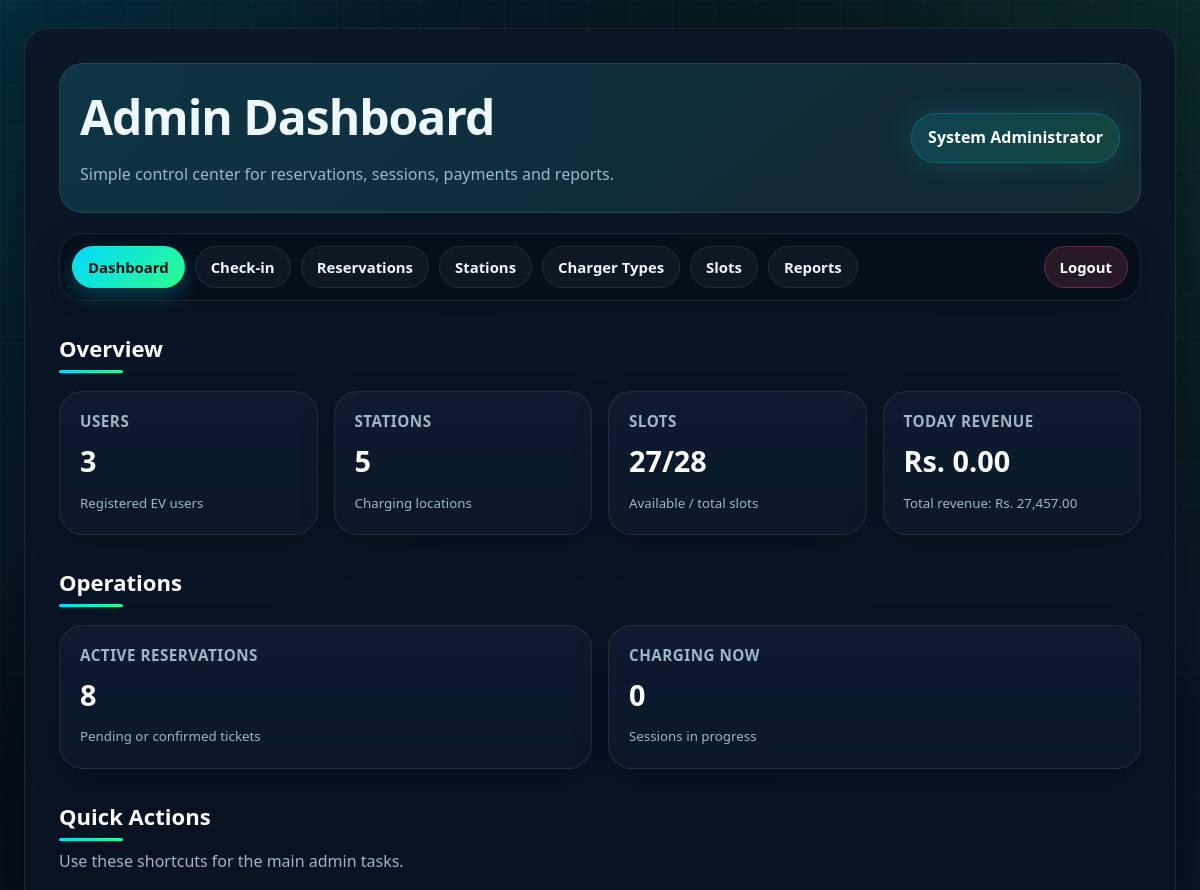
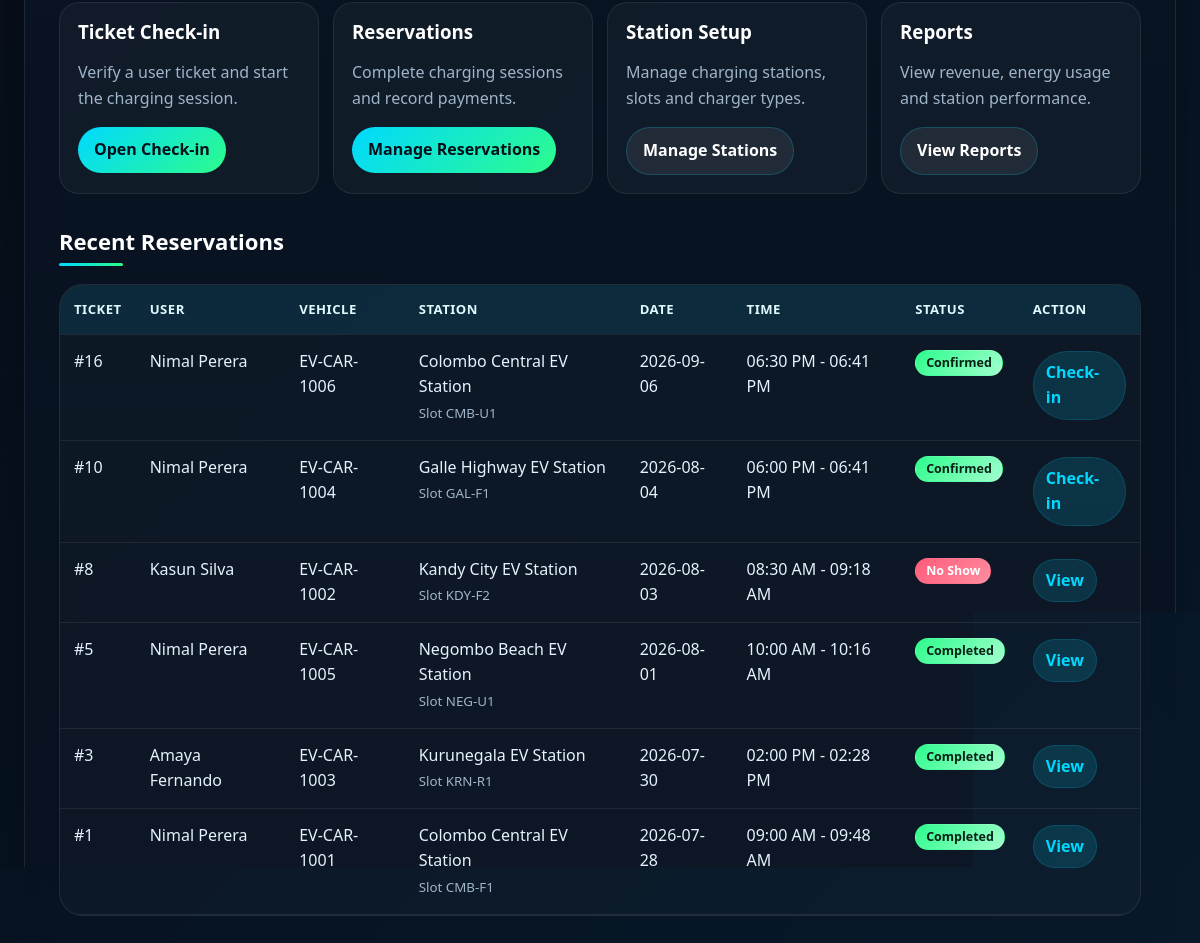
/dashboard.php (signed in), run on the app's committed database (2 pictures, top to bottom).
### tables this page shows
CREATE TABLE `reservations` (
  `reservation_id` int(11) NOT NULL,
  `user_id` int(11) NOT NULL,
  `vehicle_id` int(11) NOT NULL,
  `slot_id` int(11) NOT NULL,
  `reservation_date` date NOT NULL,
  `start_time` time NOT NULL,
  `end_time` time NOT NULL,
  `status` enum('Pending','Confirmed','Completed','Cancelled','No Show') NOT NULL DEFAULT 'Pending',
  `created_at` timestamp NOT NULL DEFAULT current_timestamp(),
  `current_battery_percent` decimal(5,2) DEFAULT 0.00,
  `target_battery_percent` decimal(5,2) DEFAULT 80.00,
  `required_energy_kwh` decimal(8,2) DEFAULT 0.00,
  `estimated_duration_min` int(11) DEFAULT 0,
  `estimated_energy_kwh` decimal(8,2) DEFAULT 0.00,
  `estimated_cost` decimal(10,2) DEFAULT 0.00
);

CREATE TABLE `users` (
  `user_id` int(11) NOT NULL,
  `full_name` varchar(100) NOT NULL,
  `email` varchar(100) NOT NULL,
  `password` varchar(255) NOT NULL,
  `contact_number` varchar(15) DEFAULT NULL,
  `user_role` enum('Admin','User') NOT NULL DEFAULT 'User',
  `created_at` timestamp NOT NULL DEFAULT current_timestamp()
);

CREATE TABLE `vehicles` (
  `vehicle_id` int(11) NOT NULL,
  `user_id` int(11) NOT NULL,
  `vehicle_number` varchar(20) NOT NULL,
  `vehicle_model` varchar(80) NOT NULL,
  `battery_capacity` decimal(6,2) NOT NULL,
  `created_at` timestamp NOT NULL DEFAULT current_timestamp()
);

CREATE TABLE `charging_stations` (
  `station_id` int(11) NOT NULL,
  `station_name` varchar(120) NOT NULL,
  `location` varchar(200) NOT NULL,
  `contact_number` varchar(15) DEFAULT NULL,
  `total_slots` int(11) NOT NULL DEFAULT 0,
  `created_at` timestamp NOT NULL DEFAULT current_timestamp()
);

CREATE TABLE `charging_slots` (
  `slot_id` int(11) NOT NULL,
  `station_id` int(11) NOT NULL,
  `type_id` int(11) NOT NULL,
  `slot_number` varchar(20) NOT NULL,
  `slot_status` enum('Available','Reserved','Charging','Out of Service') NOT NULL DEFAULT 'Available',
  `created_at` timestamp NOT NULL DEFAULT current_timestamp()
);

### dashboard.php (the view, shortened to what this page needs)
<?php
require_once "../config/db.php";
function singleValue($conn, $sql) {
    $result = $conn->query($sql);
    $row = $result->fetch_row();
    return $row[0] ?? 0;
}
function badgeClass($status) {
    if ($status === "Confirmed") return "badge badge-available";
    if ($status === "Completed" || $status === "Paid") return "badge badge-paid";
    if ($status === "Cancelled" || $status === "No Show") return "badge badge-out";
    return "badge badge-reserved";
}
$total_users = singleValue($conn, "SELECT COUNT(*) FROM users WHERE user_role='User'");
$total_stations = singleValue($conn, "SELECT COUNT(*) FROM charging_stations");
$total_slots = singleValue($conn, "SELECT COUNT(*) FROM charging_slots");
$available_slots = singleValue($conn, "SELECT COUNT(*) FROM charging_slots WHERE slot_status='Available'");
$active_reservations = singleValue($conn, "SELECT COUNT(*) FROM reservations WHERE status IN ('Pending','Confirmed')");
$ongoing_sessions = singleValue($conn, "SELECT COUNT(*) FROM charging_sessions WHERE status='In Progress'");
$today_revenue = singleValue($conn, "SELECT COALESCE(SUM(amount),0) FROM payments WHERE payment_status='Paid' AND DATE(payment_date)=CURDATE()");
$total_revenue = singleValue($conn, "SELECT COALESCE(SUM(amount),0) FROM payments WHERE payment_status='Paid'");
$recent_reservations = $conn->query("
    SELECT
        r.reservation_id,
        r.reservation_date,
        r.start_time,
        r.end_time,
        r.status,
        u.full_name,
        v.vehicle_number,
        st.station_name,
        sl.slot_number
    FROM reservations r
    JOIN users u ON r.user_id = u.user_id
    JOIN vehicles v ON r.vehicle_id = v.vehicle_id
    JOIN charging_slots sl ON r.slot_id = sl.slot_id
    JOIN charging_stations st ON sl.station_id = st.station_id
    ORDER BY r.created_at DESC
    LIMIT 6
");
$page_title = "Admin Dashboard";
$page_subtitle = "Simple control center for reservations, sessions, payments and reports.";
$active_page = "dashboard";
require_once "_admin_header.php";
?>
<h2>Overview</h2>
<div class="cards">
    <div class="card">
        <h3>Users</h3>
        <p><?= $total_users ?></p>
        <small>Registered EV users</small>
    </div>
    <div class="card">
        <h3>Stations</h3>
        <p><?= $total_stations ?></p>
        <small>Charging locations</small>
    </div>
    <div class="card">
        <h3>Slots</h3>
        <p><?= $available_slots ?>/<?= $total_slots ?></p>
        <small>Available / total slots</small>
    </div>
    <div class="card">
        <h3>Today Revenue</h3>
        <p>Rs. <?= number_format($today_revenue, 2) ?></p>
        <small>Total revenue: Rs. <?= number_format($total_revenue, 2) ?></small>
    </div>
</div>
<h2>Operations</h2>
<div class="cards">
    <div class="card">
        <h3>Active Reservations</h3>
        <p><?= $active_reservations ?></p>
        <small>Pending or confirmed tickets</small>
    </div>
    <div class="card">
        <h3>Charging Now</h3>
        <p><?= $ongoing_sessions ?></p>
        <small>Sessions in progress</small>
    </div>
</div>
<h2>Quick Actions</h2>
<p class="dashboard-note">Use these shortcuts for the main admin tasks.</p>
<div class="action-grid">
    <div class="action-card">
        <h3>Ticket Check-in</h3>
        <p>Verify a user ticket and start the charging session.</p>
        <a class="action-btn" href="checkin.php">Open Check-in</a>
    </div>
    <div class="action-card">
        <h3>Reservations</h3>
        <p>Complete charging sessions and record payments.</p>
        <a class="action-btn" href="reservations.php">Manage Reservations</a>
    </div>
    <div class="action-card">
        <h3>Station Setup</h3>
        <p>Manage charging stations, slots and charger types.</p>
        <a class="action-btn secondary" href="stations.php">Manage Stations</a>
    </div>
    <div class="action-card">
        <h3>Reports</h3>
        <p>View revenue, energy usage and station performance.</p>
        <a class="action-btn secondary" href="reports.php">View Reports</a>
    </div>
</div>
<h2>Recent Reservations</h2>
<div class="table-wrapper simple-table">
    <table>
        <tr>
            <th>Ticket</th>
            <th>User</th>
            <th>Vehicle</th>
            <th>Station</th>
            <th>Date</th>
            <th>Time</th>
            <th>Status</th>
            <th>Action</th>
        </tr>
        <?php if ($recent_reservations->num_rows > 0) { ?>
            <?php while ($row = $recent_reservations->fetch_assoc()) { ?>
                <tr>
                    <td>#<?= $row["reservation_id"] ?></td>
                    <td><?= htmlspecialchars($row["full_name"]) ?></td>
                    <td><?= htmlspecialchars($row["vehicle_number"]) ?></td>
                    <td>
                        <?= htmlspecialchars($row["station_name"]) ?><br>
                        <small>Slot <?= htmlspecialchars($row["slot_number"]) ?></small>
                    </td>
                    <td><?= htmlspecialchars($row["reservation_date"]) ?></td>
                    <td>
                        <?= date("h:i A", strtotime($row["start_time"])) ?>
                        -
                        <?= date("h:i A", strtotime($row["end_time"])) ?>
                    </td>
                    <td>
                        <span class="<?= badgeClass($row["status"]) ?>">
                            <?= htmlspecialchars($row["status"]) ?>
                        </span>
                    </td>
                    <td>
                        <?php if ($row["status"] === "Confirmed") { ?>
                            <a href="checkin.php?reservation_id=<?= $row["reservation_id"] ?>">Check-in</a>
                        <?php } else { ?>
                            <a href="reservations.php">View</a>
                        <?php } ?>
                    </td>
                </tr>
            <?php } ?>
        <?php } else { ?>
            <tr>
                <td colspan="8">No recent reservations found.</td>
            </tr>
        <?php } ?>
    </table>
</div>
<?php require_once "_admin_footer.php"; ?>

### _admin_header.php (shortened to what this page needs)
<!DOCTYPE html>
<html>
<head>
    <link rel="stylesheet" href="../public/style.css">
</head>
<body>
<div class="container">
    <div class="dashboard-header">
        <div>
            <h1><?= htmlspecialchars($page_title) ?></h1>
            <p><?= htmlspecialchars($page_subtitle) ?></p>
        </div>
        <div class="profile-pill">
            <?= htmlspecialchars($_SESSION["full_name"] ?? "Admin") ?>
        </div>
    </div>
    <div class="nav">
        <a class="<?= $active_page === 'dashboard' ? 'active' : '' ?>" href="dashboard.php">Dashboard</a>
        <a class="<?= $active_page === 'checkin' ? 'active' : '' ?>" href="checkin.php">Check-in</a>
        <a class="<?= $active_page === 'reservations' ? 'active' : '' ?>" href="reservations.php">Reservations</a>
        <a class="<?= $active_page === 'stations' ? 'active' : '' ?>" href="stations.php">Stations</a>
        <a class="<?= $active_page === 'charger_types' ? 'active' : '' ?>" href="charger_types.php">Charger Types</a>
        <a class="<?= $active_page === 'slots' ? 'active' : '' ?>" href="slots.php">Slots</a>
        <a class="<?= $active_page === 'reports' ? 'active' : '' ?>" href="reports.php">Reports</a>
        <a href="../auth/logout.php">Logout</a>
    </div>
    <div class="page-content">

### _admin_footer.php (shortened to what this page needs)
    </div>
</div>
</body>
</html>

### data on the page
reservations: reservation_id "16", user.full_name "Nimal Perera", vehicle.vehicle_number "EV-CAR-1006", charging_stations.station_name "Colombo Central EV Station", slot.slot_number "CMB-U1", reservation_date "2026-09-06", start_time "06:30 PM", end_time "06:41 PM", status "Confirmed"
reservations: reservation_id "10", user.full_name "Nimal Perera", vehicle.vehicle_number "EV-CAR-1004", charging_stations.station_name "Galle Highway EV Station", slot.slot_number "GAL-F1", reservation_date "2026-08-04", start_time "06:00 PM", end_time "06:41 PM", status "Confirmed"
reservations: reservation_id "8", user.full_name "Kasun Silva", vehicle.vehicle_number "EV-CAR-1002", charging_stations.station_name "Kandy City EV Station", slot.slot_number "KDY-F2", reservation_date "2026-08-03", start_time "08:30 AM", end_time "09:18 AM", status "No Show", shows "View"
reservations: reservation_id "5", user.full_name "Nimal Perera", vehicle.vehicle_number "EV-CAR-1005", charging_stations.station_name "Negombo Beach EV Station", slot.slot_number "NEG-U1", reservation_date "2026-08-01", start_time "10:00 AM", end_time "10:16 AM", status "Completed", shows "View"
reservations: reservation_id "3", user.full_name "Amaya Fernando", vehicle.vehicle_number "EV-CAR-1003", charging_stations.station_name "Kurunegala EV Station", slot.slot_number "KRN-R1", reservation_date "2026-07-30", start_time "02:00 PM", end_time "02:28 PM", status "Completed", shows "View"
reservations: reservation_id "1", user.full_name "Nimal Perera", vehicle.vehicle_number "EV-CAR-1001", charging_stations.station_name "Colombo Central EV Station", slot.slot_number "CMB-F1", reservation_date "2026-07-28", start_time "09:00 AM", end_time "09:48 AM", status "Completed", shows "View"

### other printed values
$page_title "Admin Dashboard"
$page_subtitle "Simple control center for reservations, sessions, payments and reports."
$_SESSION["full_name"] "System Administrator"
$total_users "3"
$total_stations "5"
$available_slots "27"
$total_slots "28"
$today_revenue "0.00"
$total_revenue "27,457.00"
$active_reservations "8"
$ongoing_sessions "0"
